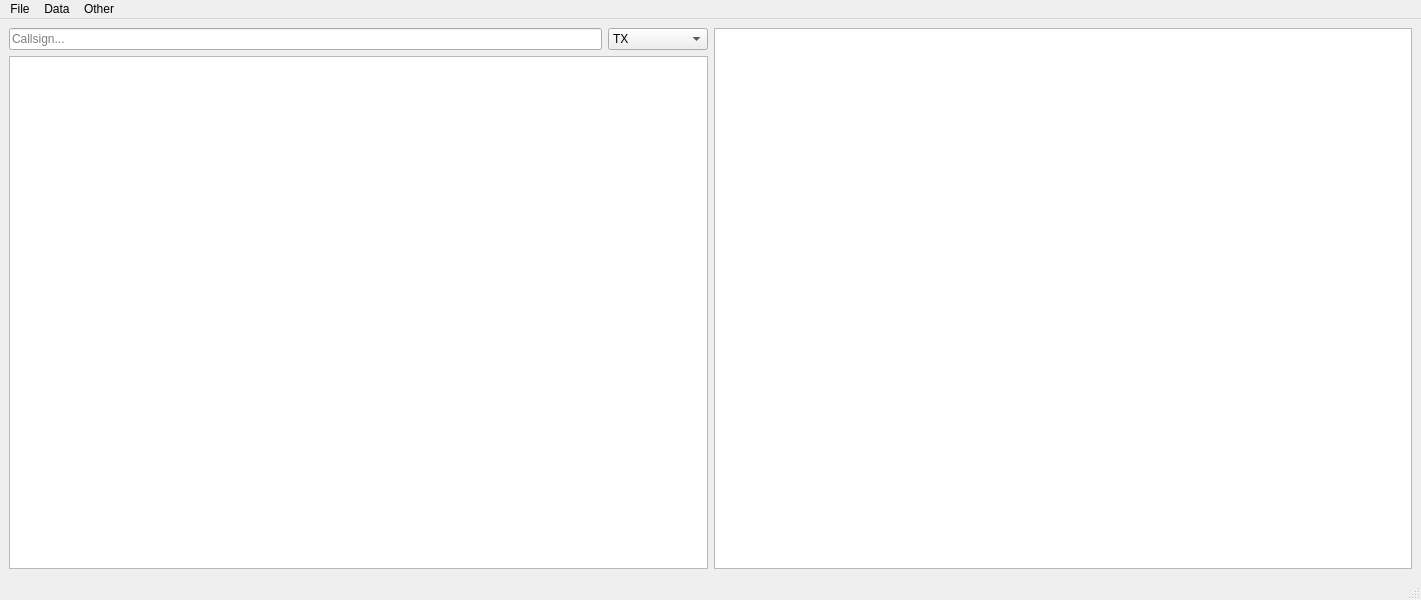
<?xml version="1.0" encoding="UTF-8"?>
<ui version="4.0">
 <class>MainWindow</class>
 <widget class="QMainWindow" name="MainWindow">
  <property name="geometry">
   <rect>
    <x>0</x>
    <y>0</y>
    <width>1421</width>
    <height>600</height>
   </rect>
  </property>
  <property name="windowTitle">
   <string>IEGMRS ERC</string>
  </property>
  <widget class="QWidget" name="centralwidget">
   <layout class="QHBoxLayout" name="horizontalLayout">
    <item>
     <widget class="QWidget" name="widget" native="true">
      <layout class="QVBoxLayout" name="verticalLayout">
       <property name="leftMargin">
        <number>0</number>
       </property>
       <property name="topMargin">
        <number>0</number>
       </property>
       <property name="rightMargin">
        <number>0</number>
       </property>
       <property name="bottomMargin">
        <number>0</number>
       </property>
       <item>
        <widget class="QWidget" name="widget_2" native="true">
         <layout class="QHBoxLayout" name="horizontalLayout_2">
          <property name="leftMargin">
           <number>0</number>
          </property>
          <property name="topMargin">
           <number>0</number>
          </property>
          <property name="rightMargin">
           <number>0</number>
          </property>
          <property name="bottomMargin">
           <number>0</number>
          </property>
          <item>
           <widget class="QLineEdit" name="callsignEdit">
            <property name="placeholderText">
             <string>Callsign...</string>
            </property>
           </widget>
          </item>
          <item>
           <widget class="QComboBox" name="txRxSelect">
            <property name="minimumSize">
             <size>
              <width>100</width>
              <height>0</height>
             </size>
            </property>
            <property name="currentText">
             <string>TX</string>
            </property>
            <property name="currentIndex">
             <number>0</number>
            </property>
            <item>
             <property name="text">
              <string>TX</string>
             </property>
            </item>
            <item>
             <property name="text">
              <string>RX</string>
             </property>
            </item>
           </widget>
          </item>
         </layout>
        </widget>
       </item>
       <item>
        <widget class="QTableView" name="signalTableView"/>
       </item>
      </layout>
     </widget>
    </item>
    <item>
     <widget class="QPlainTextEdit" name="relayPathTextView">
      <property name="font">
       <font>
        <family>Source Code Pro</family>
       </font>
      </property>
      <property name="readOnly">
       <bool>true</bool>
      </property>
     </widget>
    </item>
   </layout>
  </widget>
  <widget class="QMenuBar" name="menubar">
   <property name="geometry">
    <rect>
     <x>0</x>
     <y>0</y>
     <width>1421</width>
     <height>21</height>
    </rect>
   </property>
   <widget class="QMenu" name="menuFile">
    <property name="title">
     <string>File</string>
    </property>
    <addaction name="actionExit"/>
   </widget>
   <widget class="QMenu" name="menuData">
    <property name="title">
     <string>Data</string>
    </property>
    <addaction name="actionSync"/>
   </widget>
   <widget class="QMenu" name="menuAbout">
    <property name="title">
     <string>Other</string>
    </property>
    <addaction name="actionAbout"/>
   </widget>
   <addaction name="menuFile"/>
   <addaction name="menuData"/>
   <addaction name="menuAbout"/>
  </widget>
  <widget class="QStatusBar" name="statusbar"/>
  <action name="actionExit">
   <property name="text">
    <string>Exit</string>
   </property>
  </action>
  <action name="actionSync">
   <property name="text">
    <string>Sync...</string>
   </property>
  </action>
  <action name="actionAbout">
   <property name="text">
    <string>About</string>
   </property>
  </action>
 </widget>
 <resources/>
 <connections/>
</ui>
